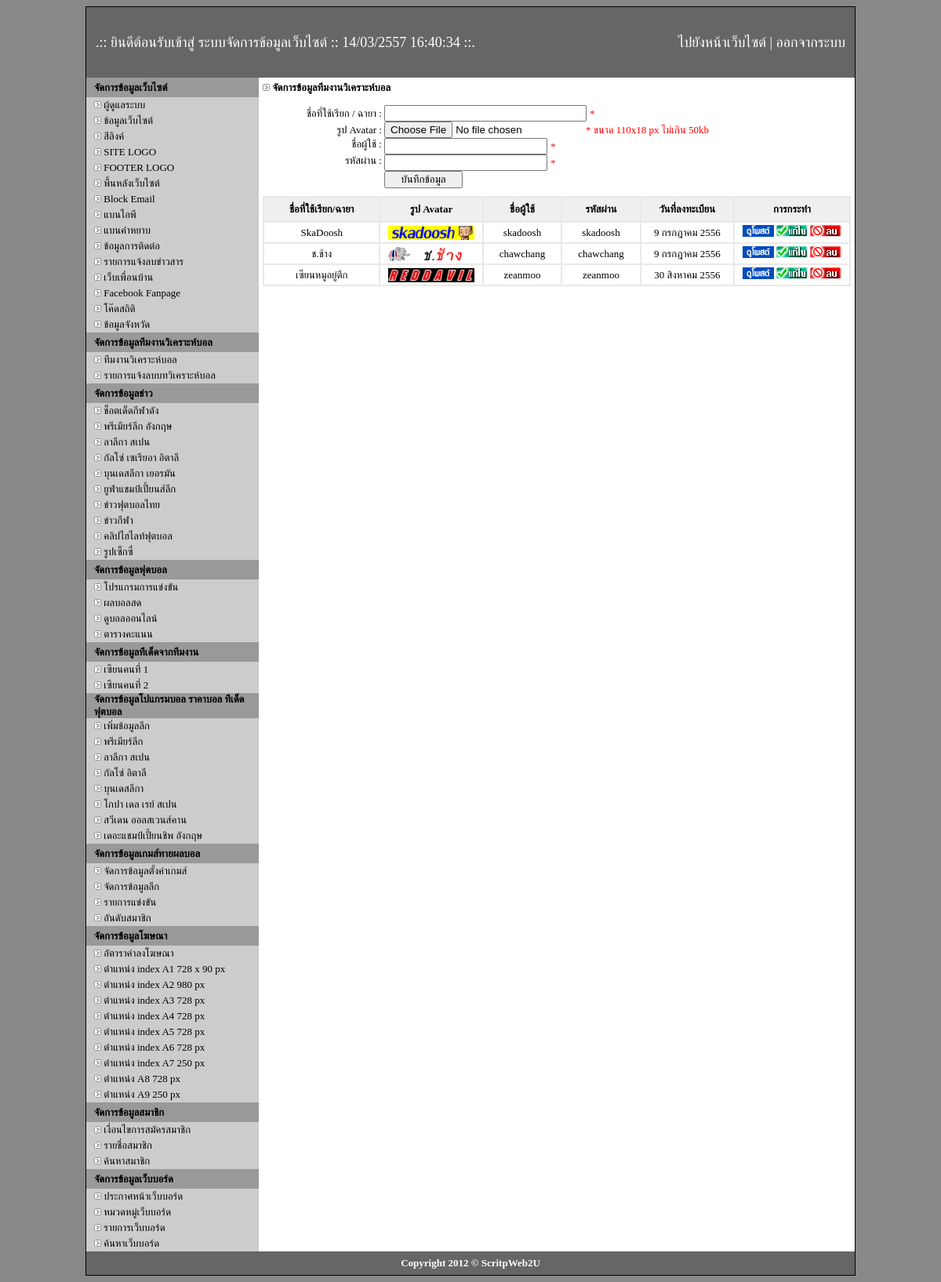
The app's page /admin/all-admin-analyze.php (signed in) with its own data.
### tables this page shows
CREATE TABLE `category` (
  `id` int(2) NOT NULL auto_increment,
  `cate_name` varchar(255) NOT NULL,
  `title` text NOT NULL,
  `description` text NOT NULL,
  `keyword` text NOT NULL,
  PRIMARY KEY  (`id`)
);

CREATE TABLE `football` (
  `id` int(2) NOT NULL auto_increment,
  `name` varchar(255) NOT NULL,
  `title` text NOT NULL,
  `description` text NOT NULL,
  `keyword` text NOT NULL,
  `code` text NOT NULL,
  PRIMARY KEY  (`id`)
);

CREATE TABLE `zean_name` (
  `id` int(2) NOT NULL auto_increment,
  `name` varchar(100) NOT NULL,
  PRIMARY KEY  (`id`)
);

CREATE TABLE `league` (
  `id` int(2) NOT NULL auto_increment,
  `league` varchar(255) NOT NULL,
  `icon` varchar(100) NOT NULL,
  PRIMARY KEY  (`id`)
);

CREATE TABLE `admin_analyze` (
  `id` int(6) NOT NULL auto_increment,
  `name` varchar(255) NOT NULL,
  `img` varchar(255) NOT NULL,
  `user` varchar(100) NOT NULL,
  `pass` varchar(100) NOT NULL,
  `reg_date` date NOT NULL default '0000-00-00',
  PRIMARY KEY  (`id`)
);

### admin/all-admin-analyze.php (the view, shortened to what the rows shown need)
<?
include "../function/datethai.php";
?>
<!DOCTYPE html PUBLIC "-//W3C//DTD XHTML 1.0 Transitional//EN" "http://www.w3.org/TR/xhtml1/DTD/xhtml1-transitional.dtd">
<html xmlns="http://www.w3.org/1999/xhtml">
<head>
</head>
<body>
<table width="980" border="0" align="center" cellpadding="0" cellspacing="1" bgcolor="#000000">
  <tr>
    <td><table width="980" border="0" align="center" cellpadding="0" cellspacing="0">
      <tr>
        <td bgcolor="#CCCCCC"><table width="980" border="0" align="center" cellpadding="0" cellspacing="0">
            <tr>
              <td width="220" align="center" valign="top"><? include "menu.php"; ?></td>
              <td width="760" align="center" valign="top" bgcolor="#FFFFFF"><table width="750" border="0" align="center" cellpadding="0" cellspacing="0">
                  <tr>
                    <td><table width="750" border="0" align="center" cellpadding="0" cellspacing="0">
                      <tr>
                        <td>
                            <table width="750" border="1" align="center" cellpadding="0" cellspacing="0" bordercolor="#E9E9E6">
                              <?
$s="SELECT * FROM `admin_analyze` ORDER BY id ASC";
$re=mysql_query($s) or die("ERROR $s");
while($r=mysql_fetch_row($re)){
?>
                              <tr>
                                <td width="150" height="25" align="center" valign="middle"><font size="2">
                                  <?=$r[1];?>
                                </font> </td>
                                <td width="130" height="25" align="center" valign="middle"><font size="2">
                                  <? if($r[2]==""){ echo "ไม่มีรูป Avatar"; }else{ ?>
                                  <img src="../mod/avatar/<?=$r[2];?>" width="110" height="18" /></font>
								  <? } ?>								</td>
                                <td width="100" height="25" align="center" valign="middle"><font size="2">
                                  <?=$r[3];?>
                                </font></td>
                                <td width="100" height="25" align="center" valign="middle"><font size="2">
                                  <?=$r[4];?>
                                </font> </td>
                                <td width="120" height="25" align="center" valign="middle"><font size="2">
                                  <?=DateThai($r[5]);?>
                                </font> </td>
                                <td width="150" height="25" align="center" valign="middle"><font size="2"><a href="all-post-analyze.php?id=<?=$r[0];?>"><img src="images/post.jpg" width="40" height="15" border="0" /></a> <a href="edit-admin-analyze.php?id=<?=$r[0];?>"><img src="images/edit.gif" width="40" height="15" border="0" /></a> <a href="del-admin-analyze.php?id=<?=$r[0];?>&img=<?=$r[2];?>" onclick="javascript:if(!confirm('ท่านต้องการลบข้อมูลจริงหรือไม่')){return false;}"> <img src="images/del.gif" width="40" height="15" border="0" /></a> </font> </td>
                              </tr>
                              <? } ?>
                          </table></td>
                      </tr>
                    </table></td>
                  </tr>
                </table></td>
            </tr>
        </table></td>
      </tr>
    </table></td>
  </tr>
</table>
</body>
</html>

### admin/menu.php (shortened to what the rows shown need)
<table width="220" border="0" align="center" cellpadding="0" cellspacing="0">
  <tr>
    <td><table width="220" border="0" align="center" cellpadding="0" cellspacing="0">
      <?
$stab="select id, cate_name from category order by id asc";
$retab=mysql_query($stab) or die("ERROR $stab");
while($rtab=mysql_fetch_row($retab)){
?>
      <tr>
        <td height="20"><table width="200" border="0" align="center" cellpadding="0" cellspacing="0">
            <tr>
              <td align="left"><font size="2"><img src="../img/icon_bullet_arrow_small.gif" width="9" height="9" /> <a href="all-main-category.php?cate_id=<?=$rtab[0];?>">
                <?=$rtab[1];?>
              </a></font></td>
            </tr>
        </table></td>
      </tr>
      <? } ?>
    </table></td>
  </tr>
  <tr>
    <td><table width="220" border="0" align="center" cellpadding="0" cellspacing="0">
        <tr>
          <td height="20"><table width="200" border="0" align="center" cellpadding="0" cellspacing="0">
<?
$sball="select id, name from football order by id asc";
$reball=mysql_query($sball) or die("ERROR $sball");
while($rball=mysql_fetch_row($reball)){
?>
              <tr>
                <td height="20" align="left"><font size="2"><img src="../img/icon_bullet_arrow_small.gif" width="9" height="9" /> <a href="football.php?id=<?=$rball[0];?>">
                  <?=$rball[1];?>
                </a></font></td>
              </tr>
<? } ?>
          </table></td>
        </tr>
      </table></td>
  </tr>
  <tr>
    <td><table width="220" border="0" align="center" cellpadding="0" cellspacing="0">
      <tr>
        <td height="20"><table width="200" border="0" align="center" cellpadding="0" cellspacing="0">
<?
$szean="select * from zean_name order by id asc";
$rezean=mysql_query($szean) or die("ERROR $szean");
while($rzean=mysql_fetch_row($rezean)){
?>
          <tr>
            <td height="20" align="left"><font size="2"><img src="../img/icon_bullet_arrow_small.gif" width="9" height="9" /> <a href="tded-zean.php?zean_id=<?=$rzean[0];?>"><?=$rzean[1];?></a></font></td>
          </tr>
          <? } ?>
        </table></td>
      </tr>
    </table></td>
  </tr>
  <tr>
    <td><table width="220" border="0" align="center" cellpadding="0" cellspacing="0">
      <?
$ssco="select id, league from league order by id asc";
$resco=mysql_query($ssco) or die("ERROR $ssco");
while($rsco=mysql_fetch_row($resco)){
?>
      <tr>
        <td height="20"><table width="200" border="0" align="center" cellpadding="0" cellspacing="0">
          <tr>
            <td align="left"><font size="2"><img src="../img/icon_bullet_arrow_small.gif" width="9" height="9" /> <a href="t-ded.php?l_id=<?=$rsco[0];?>">
              <?=$rsco[1];?>
            </a></font></td>
          </tr>
        </table></td>
      </tr>
      <? } ?>
    </table></td>
  </tr>
</table>

### records on screen
category: cate_name "ช็อตเด็ดกีฬาดัง"
category: cate_name "พรีเมียร์ลีก อังกฤษ"
category: cate_name "ลาลีกา สเปน"
category: cate_name "กัลโซ่ เซเรียอา อิตาลี"
category: cate_name "บุนเดสลีกา เยอรมัน"
category: cate_name "ยูฟ่าแชมป์เปี้ยนส์ลีก"
category: cate_name "ข่าวฟุตบอลไทย"
category: cate_name "ข่าวกีฬา"
category: cate_name "คลิปไฮไลท์ฟุตบอล"
category: cate_name "รูปเซ็กซี่"
football: name "โปรแกรมการแข่งขัน"
football: name "ผลบอลสด"
football: name "ดูบอลออนไลน์"
football: name "ตารางคะแนน"
zean_name: name "เซียนคนที่ 1"
zean_name: name "เซียนคนที่ 2"
league: league "พรีเมียร์ลีก"
league: league "ลาลีกา สเปน"
league: league "กัลโซ่ อิตาลี"
league: league "บุนเดสลีกา"
league: league "โกปา เดล เรย์ สเปน"
league: league "สวีเดน ออลสเวนส์คาน"
league: league "เดอะแชมป์เปี้ยนชิพ อังกฤษ"
admin_analyze: name "SkaDoosh", img (picture), user "skadoosh", pass "skadoosh", reg_date "9 กรกฎาคม 2556"
admin_analyze: name "ช.ช้าง", img (picture), user "chawchang", pass "chawchang", reg_date "9 กรกฎาคม 2556"
admin_analyze: name "เซียนหมูอยู่ตึก", img (picture), user "zeanmoo", pass "zeanmoo", reg_date "30 สิงหาคม 2556"
